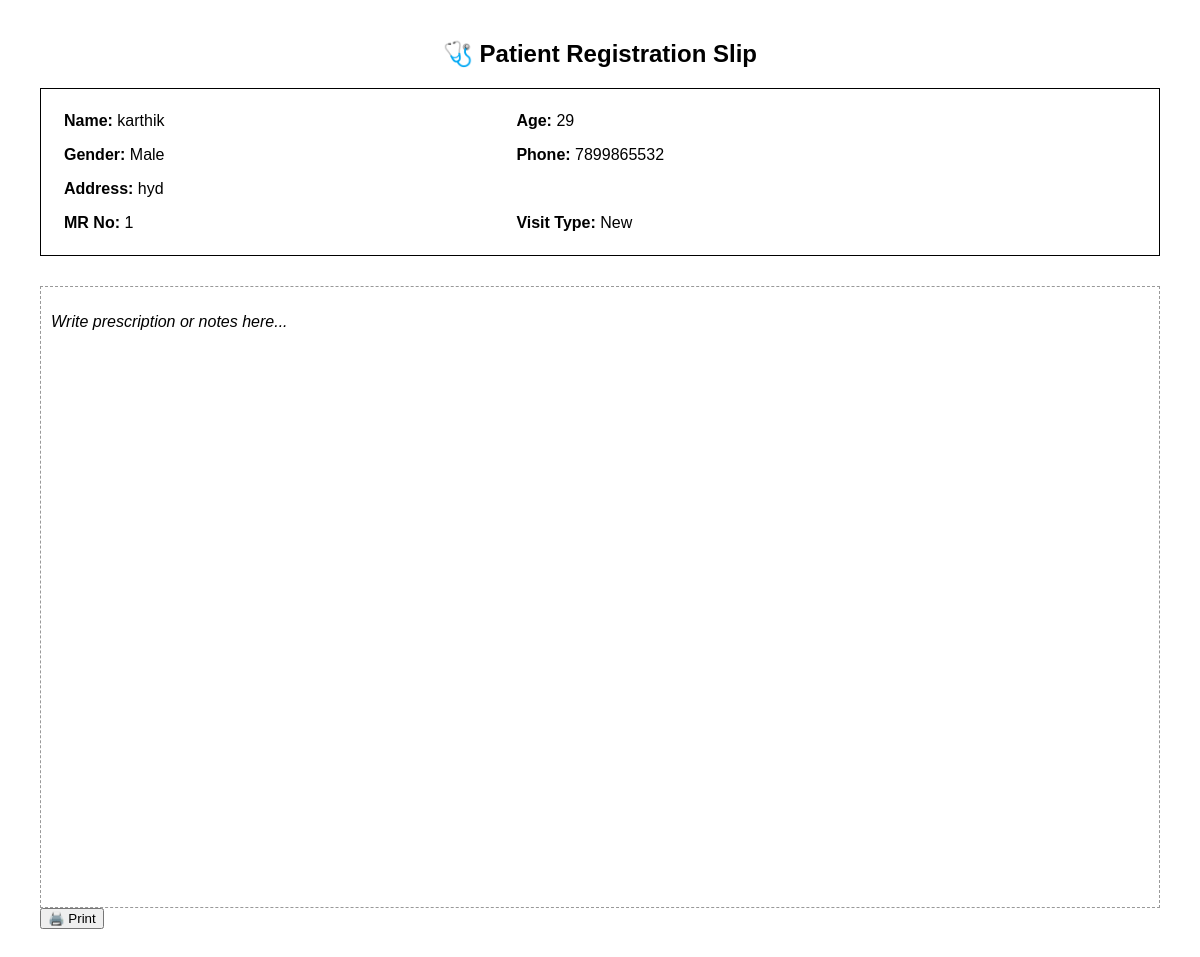
Page /patient/print/1 on the committed database.
### tables this page shows
CREATE TABLE patients( 
             patient_id INTEGER PRIMARY KEY AUTOINCREMENT,  
             full_name TEXT NOT NULL,
             age INTEGER NOT NULL,
             gender TEXT NOT NULL,
             phone TEXT CHECK(length(phone) = 10),
             marital_status TEXT,
             address TEXT NOT NULL,
             patient_type TEXT,
             doctor_to_visit TEXT,
             registration_date TEXT,
             created_by TEXT
        );

### app.py (the view)
@app.route('/patient/print/<int:patient_id>')
def print_patient(patient_id):
    con = get_db()
    cur = con.cursor()
    cur.execute("SELECT * FROM patients WHERE patient_id = ?", (patient_id,))
    row = cur.fetchone()
    if not row:
        return "Patient not found", 404
    patient = dict(row)
    return render_template("patient_print.html", patient=patient)

### app.py (called while the page is built)
def get_db():
    conn = sqlite3.connect(DATABASE,timeout=10)
    conn.row_factory = sqlite3.Row
    return conn

@app.before_request
def check_license():
    allowed_paths = ['/static', '/renew', '/login', '/favicon.ico', '/change_password']
    if any(request.path.startswith(p) for p in allowed_paths):
        return
    conn = get_db()
    cur = conn.cursor()
    cur.execute("SELECT end_date FROM license ORDER BY id DESC LIMIT 1")
    row = cur.fetchone()
    cur.close()
    conn.close()
    if row:
        end_date = datetime.datetime.strptime(row[0], "%Y-%m-%d").date()
        today = datetime.date.today()
        if today > end_date:
            return '''
                <h2 style="color:red">⛔ License Expired</h2>
                <p>Please contact developer and enter a new license key below:</p>
                <a href="/renew">🔑 Click here to Renew</a>
            ''', 403

def get_today_day_bill_id(conn):
    cur = conn.cursor()
    cur.execute("SELECT COALESCE(MAX(day_bill_id), 0) + 1 FROM pharmacy_header WHERE date(sale_date) = date('now') AND user_id = ?", (session.get("user_id"),))
    val = cur.fetchone()[0]
    cur.close()
    return val

def get_next_bill_no(conn):
    cur = conn.cursor()
    cur.execute("SELECT MAX(bill_no) FROM pharmacy_header")
    last = cur.fetchone()[0]
    cur.close()
    if last:
        next_seq = int(last[1:]) + 1  # strip “B”
    else:
        next_seq = 1
    return f"B{next_seq:06d}"  # B000001 …

@app.context_processor
def inject_ids():
    conn = get_db()
    ctx = {
        "day_bill_id": get_today_day_bill_id(conn),
        "bill_no": get_next_bill_no(conn)
    }
    conn.close()
    return ctx

### templates/patient_print.html (shortened to what this page needs)
<!DOCTYPE html>
<html>
<head>
</head>
<body>
<div class="header">
  <h2>🩺 Patient Registration Slip</h2>
</div>
<div class="details">
  <table>
    <tr>
      <td><strong>Name:</strong> {{ patient.full_name  }}</td>
      <td><strong>Age:</strong> {{ patient.age }}</td>
    </tr>
    <tr>
      <td><strong>Gender:</strong> {{ patient.gender }}</td>
      <td><strong>Phone:</strong> {{ patient.phone }}</td>
    </tr>
    <tr>
      <td colspan="2"><strong>Address:</strong> {{ patient.address }}</td>
    </tr>
    <tr>
      <td><strong>MR No:</strong> {{ patient.patient_id }}</td>
      <td><strong>Visit Type:</strong> {{ patient.patient_type  }}</td>
    </tr>
  </table>
</div>
<div class="blank-area">
  <p><em>Write prescription or notes here...</em></p>
</div>
<button onclick="window.print()">🖨️ Print</button>
</body>
</html>

### templates/patient_print.html (style rules this page uses)
body { font-family: Arial, sans-serif; margin: 40px; }
.header { text-align: center; margin-bottom: 20px; }
.details { border: 1px solid #000; padding: 15px; margin-bottom: 30px; }
.details table { width: 100%; border-collapse: collapse; }
.details td { padding: 8px; vertical-align: top; }
.blank-area { height: 600px; border: 1px dashed #999; padding: 10px; }

### rows in the picture
patients: full_name "karthik", age "29", gender "Male", phone "7899865532", address "hyd", patient_id "1", patient_type "New"
